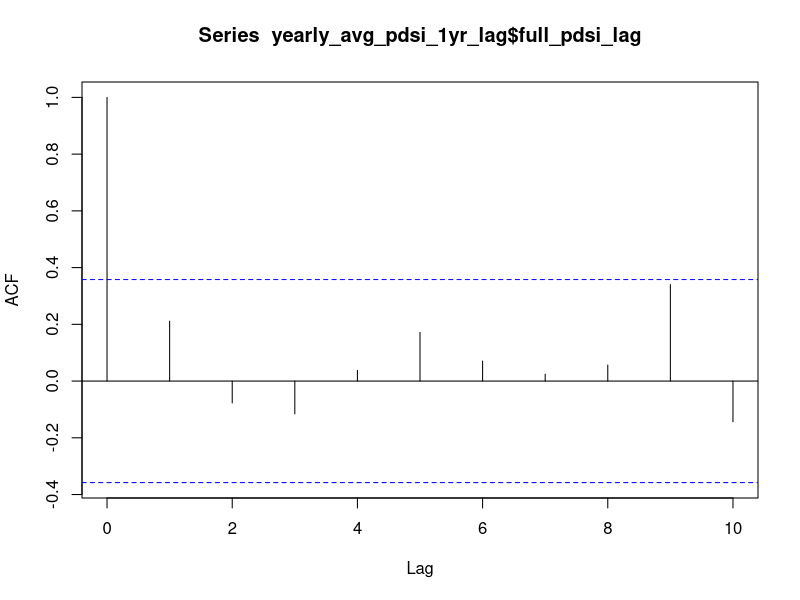
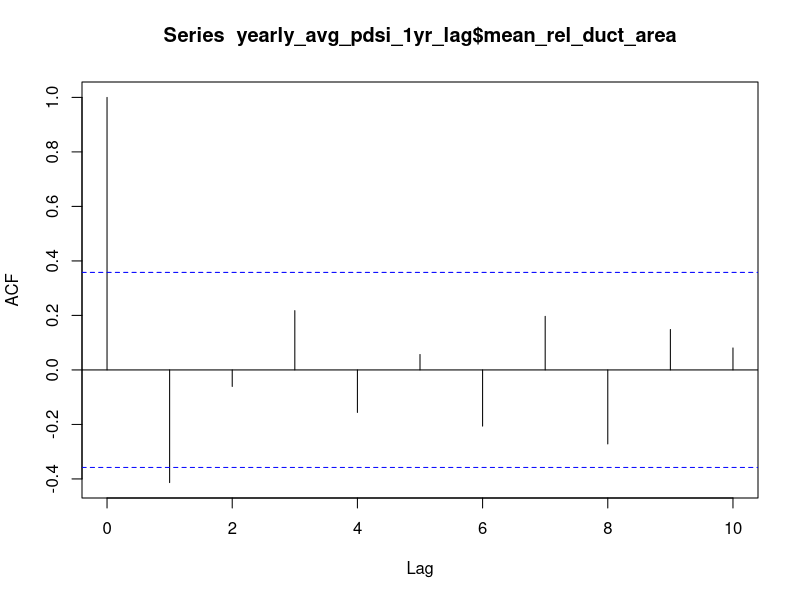
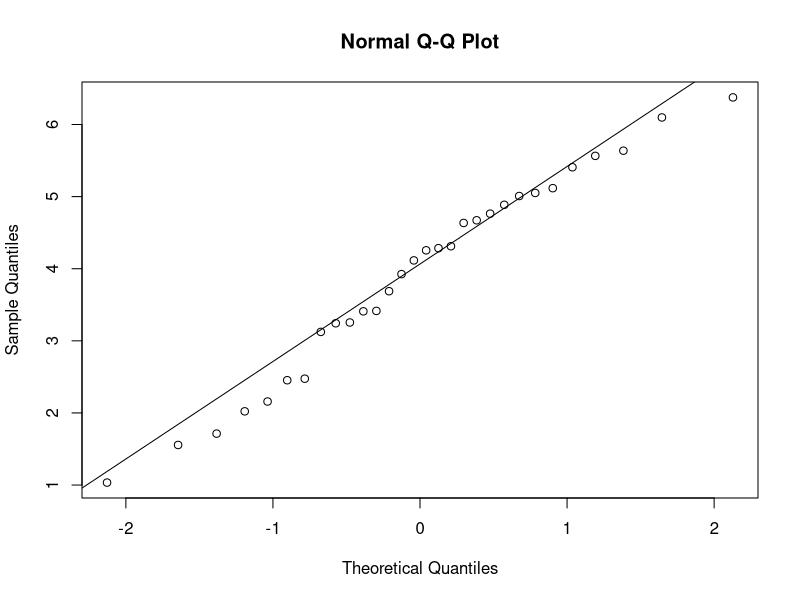
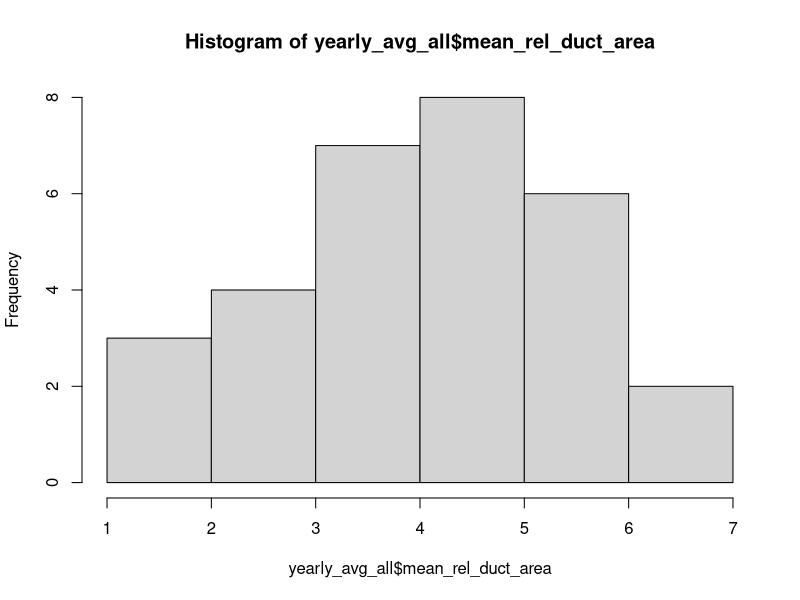
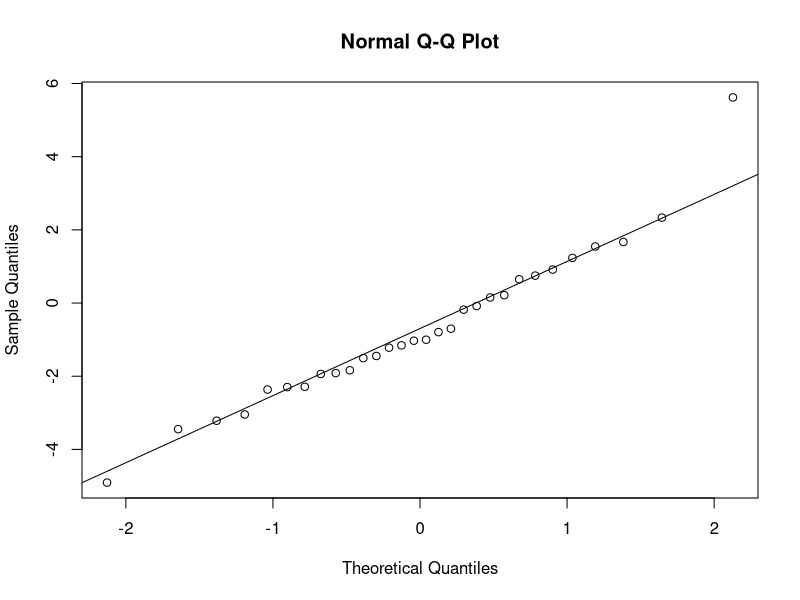
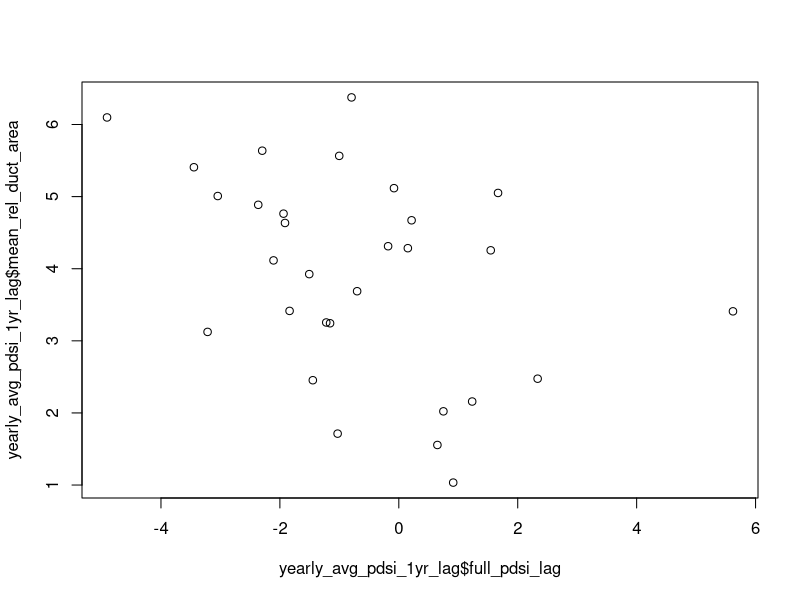
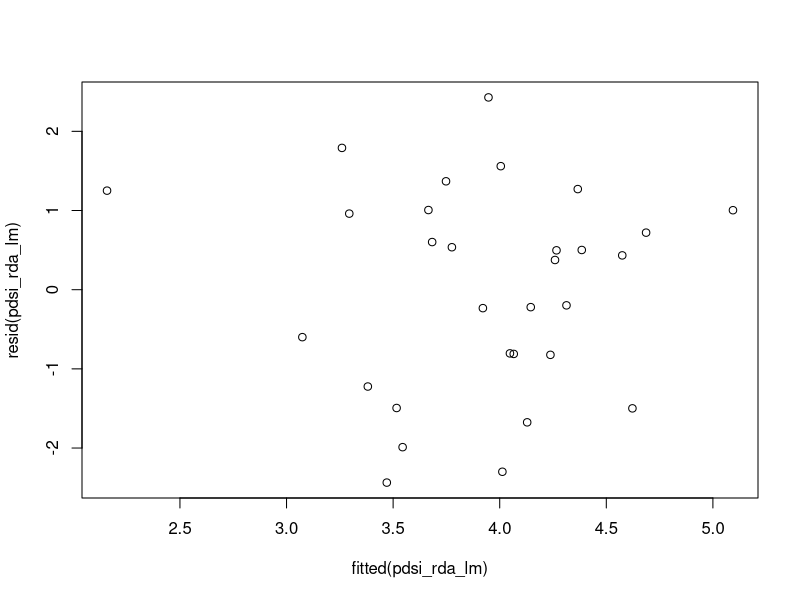
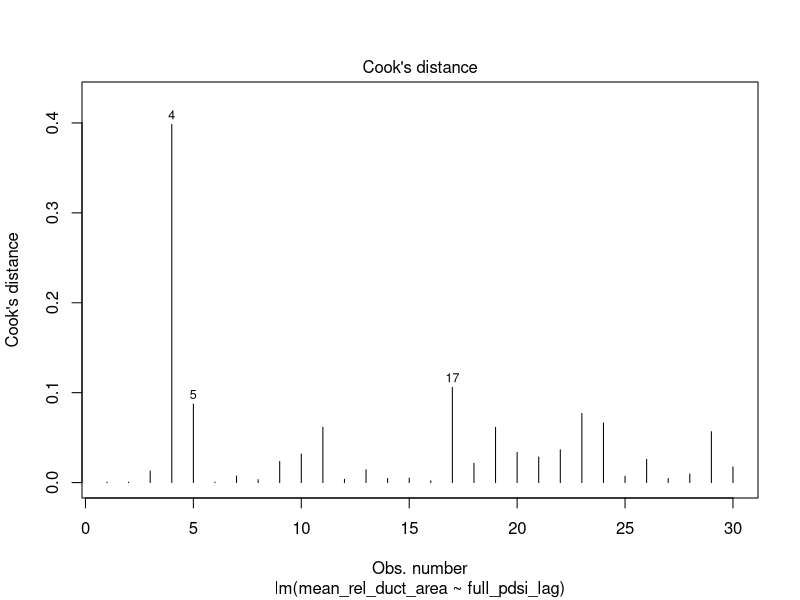

Generate these figures, in order, with R: (Note: this script raises an error after producing the figures.)
# Load packages -----------------------------------------------------------

library(tidyverse)
library(car)

# Load data ---------------------------------------------------------------

pdsi <- read.csv('socorro_co_pdsi_1989to2025.csv')
duct_metrics <- read.csv('complete_data_12.1.25.csv')
duct_metrics_1990to2019 <- duct_metrics %>% #these are trees just exposed to ambient conditions
  filter(year < 2020) %>% 
  filter(group != 'legacy')

#Average across all trees

yearly_avg_all <- duct_metrics_1990to2019 %>% 
  group_by(year) %>% 
  summarise(
    mean_rel_duct_area = mean(rel_duct_area, na.rm = TRUE),
    pdsi_full = mean(pdsi_full_season)
  )
#New column for previous year's PDSI

yearly_avg_pdsi_1yr_lag <- yearly_avg_all %>% 
  mutate(full_pdsi_lag = lag(pdsi_full, n = 1)) 

# Add 1989 pdsi -----------------------------------------------------------

yearly_avg_pdsi_1yr_lag[1, 4] <- -2.107

# Look at data ------------------------------------------------------------

#Look at autocorrelation 
acf(yearly_avg_pdsi_1yr_lag$full_pdsi_lag, lag.max = 10) #mildly autocorrelated but not exceeding bands
acf(yearly_avg_pdsi_1yr_lag$mean_rel_duct_area, lag.max = 10) #autocorrelated

#Check normality
qqnorm(yearly_avg_all$mean_rel_duct_area); qqline(yearly_avg_all$mean_rel_duct_area) #fairly normal, some deviation at tail
hist(yearly_avg_all$mean_rel_duct_area) #looks good
qqnorm(yearly_avg_all$pdsi_full); qqline(yearly_avg_all$pdsi_full) #fairly normal, outlier

#Scatterplot
plot(yearly_avg_pdsi_1yr_lag$full_pdsi_lag, yearly_avg_pdsi_1yr_lag$mean_rel_duct_area)
#appears linear

#Relative duct area and last year PDSI linear model ------------------------------------------

pdsi_rda_lm <- lm(mean_rel_duct_area ~ full_pdsi_lag, data = yearly_avg_pdsi_1yr_lag)

summary(pdsi_rda_lm) #significant

# Check assumptions -------------------------------------------------------

plot(fitted(pdsi_rda_lm), resid(pdsi_rda_lm)) #no clear pattern
plot(pdsi_rda_lm, which = 4) #4
plot(pdsi_rda_lm, which = 5)
qqPlot(pdsi_rda_lm) #residuals fairly normal
hist(resid(pdsi_rda_lm)) #not too bad
acf(resid(pdsi_rda_lm), lag.max = 10) #no significant autocorrelation, even though raw data was

model_no4 <- lm(mean_rel_duct_area ~ full_pdsi_lag, data = yearly_avg_pdsi_1yr_lag[-4, ])
coef(pdsi_rda_lm)
coef(model_no4) #changed slope by ~ 1 std error

# Compute DFBETAs
dfb <- dfbeta(pdsi_rda_lm)
# Calculate cutoff
cutoff <- 2 / sqrt(nrow(yearly_avg_all))
# Check if any exceed cutoff
apply(abs(dfb), 2, function(x) any(x > cutoff)) #none exceeding cutoff

# Plot --------------------------------------------------------------------

ggplot(yearly_avg_pdsi_1yr_lag, aes(full_pdsi_lag, mean_rel_duct_area)) +
  geom_point(alpha = 0.8) +
  geom_smooth(method = 'lm', alpha = 0.3) +
  theme_bw(base_size = 15) +
  labs(x = 'Mean PDSI (March-Oct of Last Year)',
       y = 'Mean Relative Duct Area (% of Ring Area)') +
  scale_x_continuous(n.breaks = 10) +
  scale_y_continuous(n.breaks = 8) +
  theme(panel.grid.minor = element_blank()) 

#ggsave('Output/pdsi_figures/full_pdsi_lag_rda.png', width = 7, height = 6, bg = 'white', dpi = 400)

# Important values --------------------------------------------------------

coef(pdsi_rda_lm)
confint(pdsi_rda_lm)
summary(pdsi_rda_lm) #significant
